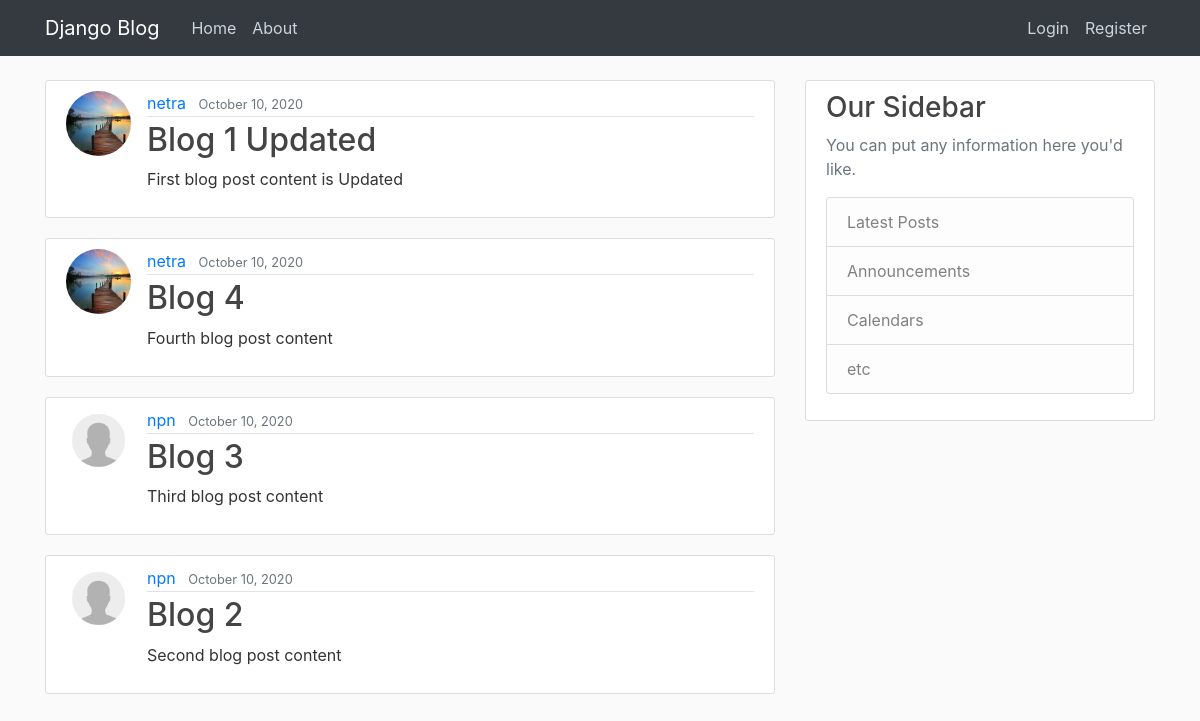
Page /blog/ on the earlier database version.
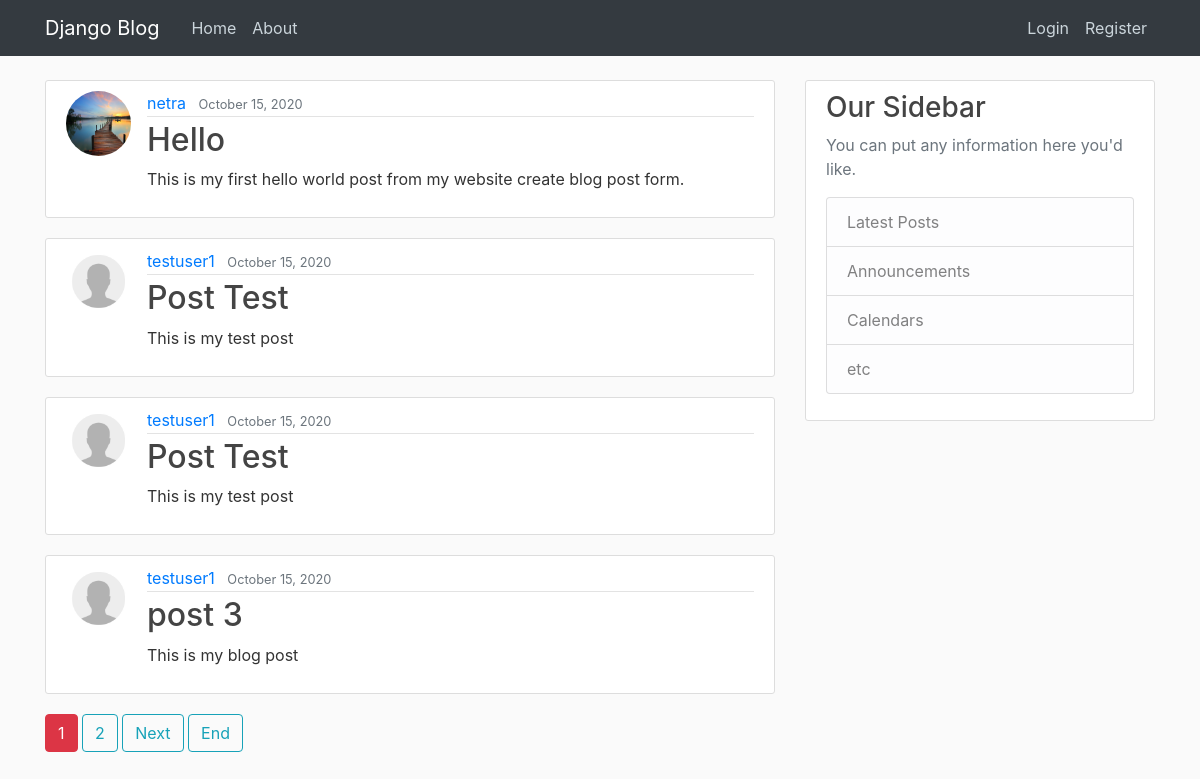
Same page on the later database version.
### blog/models.py (models this page shows, shortened)
class Post(models.Model):
    title = models.CharField(max_length =100)
    content = models.TextField()
    date_posted = models.DateTimeField(default = timezone.now)
    author = models.ForeignKey(User,on_delete = models.CASCADE)

### users/models.py (models this page shows, shortened)
class Profile(models.Model):
    user = models.OneToOneField(User, on_delete = models.CASCADE)
    image = models.ImageField(default = 'default.jpg',upload_to = 'profile_pics')

### blog/views.py (the view)
# urls.py: path('', PostListView.as_view(),name='blog-home'),
class PostListView(ListView):
    model = Post
    template_name = 'blog/home.html' # <app>/<model>_<viewtype>.html
    context_object_name = 'posts'
    ordering = ['-date_posted'] # new to old
    paginate_by = 4

### blog/templates/blog/home.html (shortened to what this page needs)
{% extends "blog/base.html" %}
{% block content %}
    {% for post in posts %}
        <article class="media content-section">
            <img class="rounded-circle article-img" src="{{ post.author.profile.image.url }}">
          <div class="media-body">
            <div class="article-metadata">
              <a class="mr-2" href="#">{{ post.author }}</a>
              <small class="text-muted">{{ post.date_posted|date:"F d, Y" }}</small>
            </div>
            <h2><a class="article-title" href="{% url 'post-detail' post.id %}">{{ post.title }}</a></h2>
            <p class="article-content">{{ post.content }}</p>
          </div>
        </article>
    {% endfor %}
    {% if is_paginated %}
        {% for num in page_obj.paginator.page_range %}
            {% if page_obj.number == num %}
                <a class="btn btn-danger mb-2" href="?page={{ num }}">{{ num }}</a>
            {% elif num > page_obj.number|add:'-3' and num < page_obj.number|add:'3' %}
                <a class="btn btn-outline-info mb-2" href="?page={{ num }}">{{ num }}</a>
            {% endif %}
        {% endfor %}
        {% if page_obj.has_next%}
            <a class="btn btn-outline-info mb-2" href="?page={{page_obj.next_page_number}}">Next</a>
            <a class="btn btn-outline-info mb-2" href="?page={{ page_obj.paginator.num_pages }}">End</a>
        {% endif %}
    {% endif %}
{% endblock content %}

Differences in the rows shown:
removed Post: author.profile.image (picture), author "netra", date_posted "October 10, 2020", title "Blog 1 Updated", content "First blog post content is Updated"
no longer on this page (row unchanged): Post: author.profile.image (picture), author "netra", date_posted "October 10, 2020", title "Blog 4", content "Fourth blog post content"
no longer on this page (row unchanged): Post: author.profile.image (placeholder picture), author "npn", date_posted "October 10, 2020", title "Blog 3", content "Third blog post content"
no longer on this page (row unchanged): Post: author.profile.image (placeholder picture), author "npn", date_posted "October 10, 2020", title "Blog 2", content "Second blog post content"
added Post: author.profile.image (picture), author "netra", date_posted "October 15, 2020", title "Hello", content "This is my first hello world post from my website create blog post form."
added Post: author.profile.image (placeholder picture), author "testuser1", date_posted "October 15, 2020", title "Post Test", content "This is my test post"
added Post: author.profile.image (placeholder picture), author "testuser1", date_posted "October 15, 2020", title "Post Test", content "This is my test post"
added Post: author.profile.image (placeholder picture), author "testuser1", date_posted "October 15, 2020", title "post 3", content "This is my blog post"
Other differences:
new list line: "1"
new list line: "2"
text now shown: "Next End"
